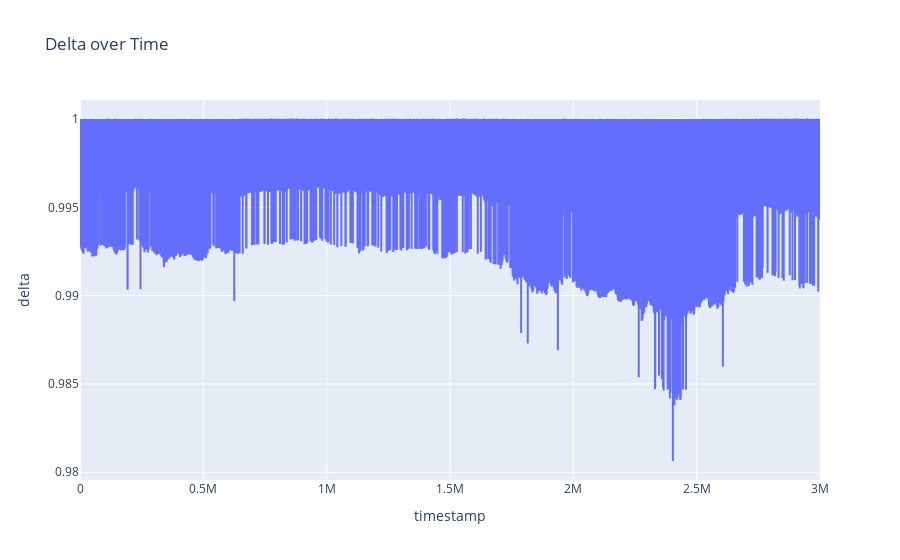

This figure's notebook cell:
### Code cell
import plotly.express as px

fig = px.line(df_volcanic_rock_voucher_9500, x='timestamp', y='delta', title='Delta over Time')
fig.show()

### Figure 1 — Plotly figure (JSON) as saved in the notebook; plotly's stock layout.template omitted (floating-point values rounded to 4 significant figures; data arrays with more than 128 entries replaced by an {"elided": "..."} marker saying what was removed)
{"data": [{"hovertemplate": "timestamp=%{x}<br>delta=%{y}<extra></extra>", "legendgroup": "", "line": {"color": "#636efa", "dash": "solid"}, "marker": {"symbol": "circle"}, "mode": "lines", "name": "", "showlegend": false, "type": "scattergl", "x": {"elided": "30000 int values"}, "xaxis": "x", "y": {"elided": "30000 float values"}, "yaxis": "y"}], "layout": {"legend": {"tracegroupgap": 0}, "title": {"text": "Delta over Time"}, "xaxis": {"anchor": "y", "domain": [0, 1], "title": {"text": "timestamp"}}, "yaxis": {"anchor": "x", "domain": [0, 1], "title": {"text": "delta"}}}}
